Frame 1 (no input): blank canvas, image omitted
Frame 60 (no input): blank canvas, image omitted
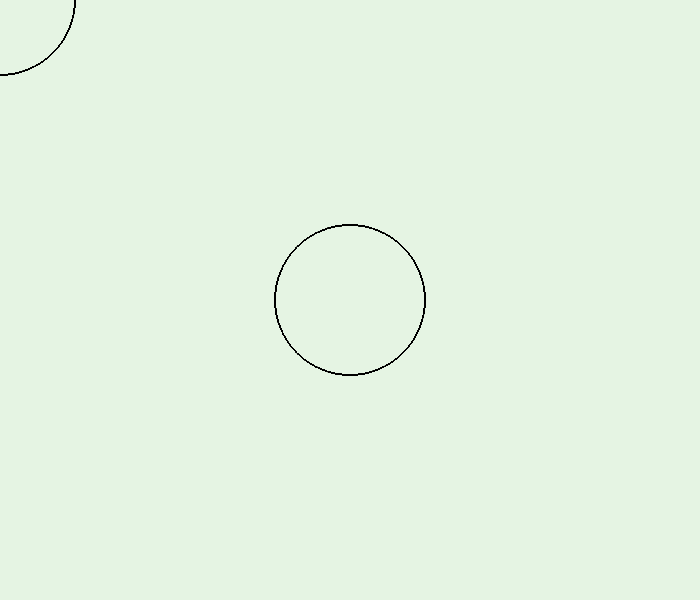
Frame 120 (the mouse pressed at the canvas centre since frame 60)

The p5.js sketch whose frames 1 and 60 were blank and that drew this single picture after the mouse press (run headless with seeded random() and noise() and a simulated clock; from frame 60 on, the mouse is pressed at the canvas centre):

// p5.js sketch
// ── sketch.js
function setup() {
  createCanvas(700, 600);
  background(229,244,227);
}

function draw() {
  noFill()
  circle(mouseX, mouseY, 150)
}
